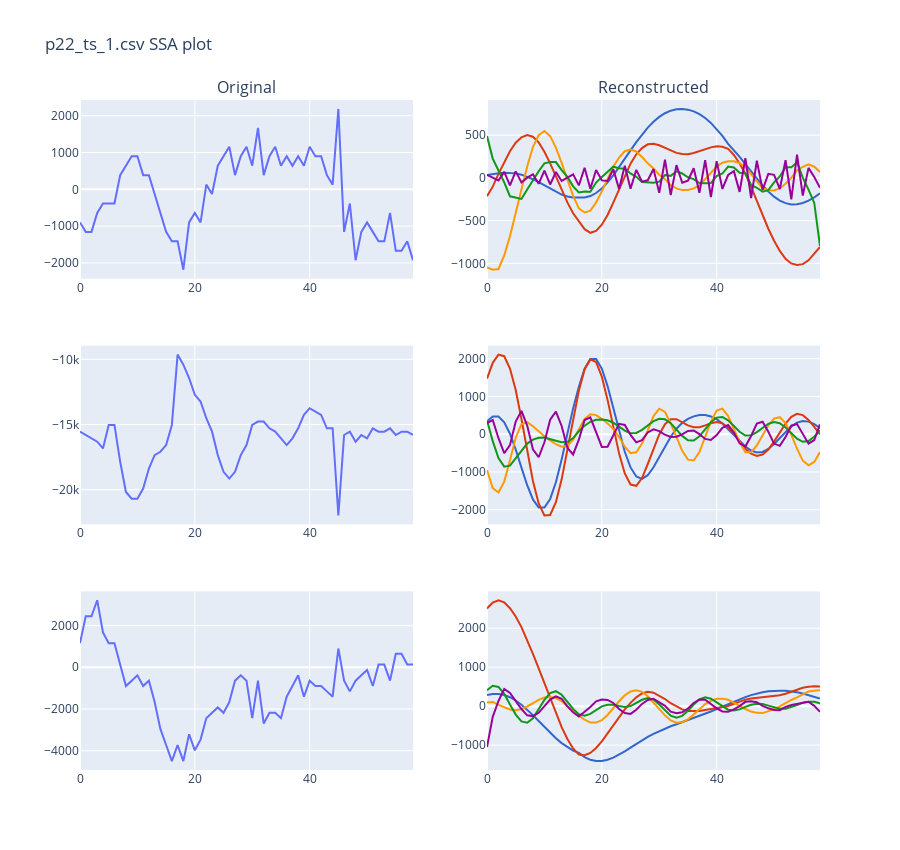

The cell this chart's notebook holds for it:
### Markdown cell above
### Plot Reconstructed Signals (Sanity check)

### Code cell
# get the path to parent dir
import sys, os
parent_dir = os.path.abspath(os.path.join(os.getcwd(), os.pardir))
sys.path.insert(0,parent_dir)

from pltSSsur import pltSSsur
from utils.plot import Plot

_file_name = input("Enter file name (with extension): ") # e.g P02_TS_2.csv

if _file_name != '':
    _num_comp = int(input("Enter number of component (column) to be read: "))

if _file_name != '' and _num_comp != '':
    file_data, output_data = pltSSsur(_file_name, num_comp=_num_comp, plot_ok=True, data_dir_path='../data/ARAT', R_ok=True)

    # generate plot
    Plot.reconstructed(file_data, output_data, signal_no=5, num_comp=_num_comp, title=_file_name, is_jupyter=True)
